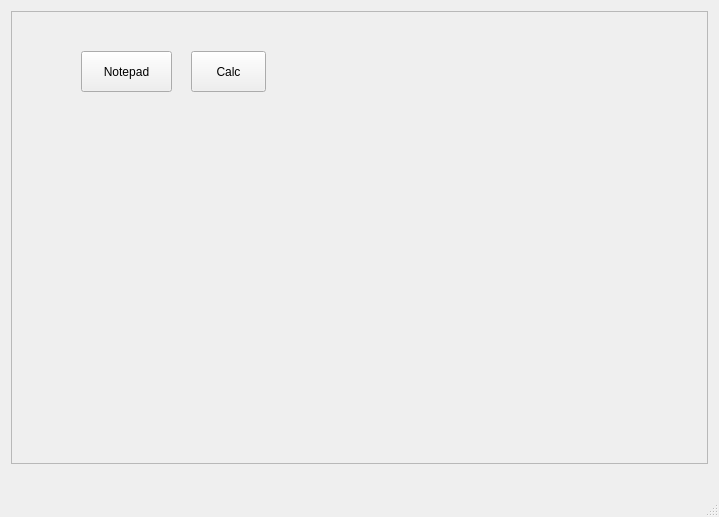
<?xml version="1.0" encoding="UTF-8"?>
<ui version="4.0">
 <class>MHomeViewer</class>
 <widget class="QMainWindow" name="MHomeViewer">
  <property name="geometry">
   <rect>
    <x>0</x>
    <y>0</y>
    <width>719</width>
    <height>517</height>
   </rect>
  </property>
  <property name="windowTitle">
   <string>MHomeViewer</string>
  </property>
  <widget class="QWidget" name="centralWidget">
   <layout class="QGridLayout" name="gridLayout">
    <item row="0" column="0">
     <layout class="QVBoxLayout" name="verticalLayout">
      <item>
       <widget class="QFrame" name="frame">
        <property name="frameShape">
         <enum>QFrame::StyledPanel</enum>
        </property>
        <property name="frameShadow">
         <enum>QFrame::Raised</enum>
        </property>
        <widget class="QPushButton" name="pushButton">
         <property name="geometry">
          <rect>
           <x>70</x>
           <y>40</y>
           <width>91</width>
           <height>41</height>
          </rect>
         </property>
         <property name="text">
          <string>Notepad</string>
         </property>
        </widget>
        <widget class="QPushButton" name="pushButton_2">
         <property name="geometry">
          <rect>
           <x>180</x>
           <y>40</y>
           <width>75</width>
           <height>41</height>
          </rect>
         </property>
         <property name="text">
          <string>Calc</string>
         </property>
        </widget>
       </widget>
      </item>
      <item>
       <layout class="QHBoxLayout" name="horizontalLayout_2">
        <item>
         <layout class="QHBoxLayout" name="horizontalLayout"/>
        </item>
        <item>
         <spacer name="horizontalSpacer">
          <property name="orientation">
           <enum>Qt::Horizontal</enum>
          </property>
          <property name="sizeHint" stdset="0">
           <size>
            <width>40</width>
            <height>20</height>
           </size>
          </property>
         </spacer>
        </item>
       </layout>
      </item>
     </layout>
    </item>
   </layout>
  </widget>
  <widget class="QStatusBar" name="statusBar"/>
 </widget>
 <layoutdefault spacing="6" margin="11"/>
 <resources/>
 <connections/>
</ui>
